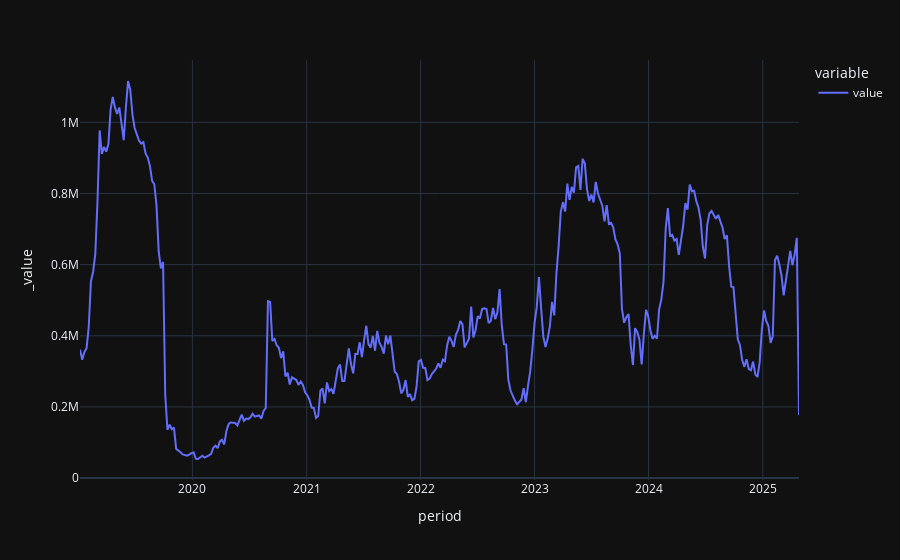

The notebook cell saved with this chart:
### Code cell
x.plot()

### Figure 1 — Plotly figure (JSON) as saved in the notebook; plotly's stock layout.template omitted (floating-point values rounded to 4 significant figures; data arrays with more than 128 entries replaced by an {"elided": "..."} marker saying what was removed)
{"data": [{"hovertemplate": "variable=value<br>period=%{x}<br>_value=%{y}<extra></extra>", "legendgroup": "value", "line": {"color": "#636efa", "dash": "solid"}, "marker": {"symbol": "circle"}, "mode": "lines", "name": "value", "orientation": "v", "showlegend": true, "type": "scatter", "x": {"elided": "330 str values"}, "xaxis": "x", "y": {"elided": "330 int values"}, "yaxis": "y"}], "layout": {"legend": {"title": {"text": "variable"}, "tracegroupgap": 0}, "margin": {"t": 60}, "xaxis": {"anchor": "y", "domain": [0, 1], "title": {"text": "period"}}, "yaxis": {"anchor": "x", "domain": [0, 1], "title": {"text": "_value"}}}}
